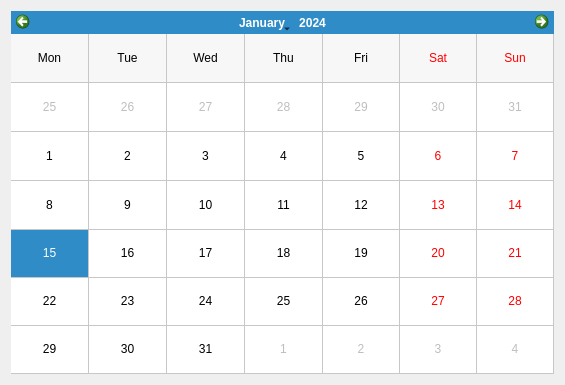
<?xml version="1.0" encoding="UTF-8"?>
<ui version="4.0">
 <class>CalendarWidget</class>
 <widget class="QWidget" name="CalendarWidget">
  <property name="geometry">
   <rect>
    <x>0</x>
    <y>0</y>
    <width>565</width>
    <height>385</height>
   </rect>
  </property>
  <property name="windowTitle">
   <string>달력</string>
  </property>
  <layout class="QGridLayout" name="gridLayout">
   <item row="0" column="0">
    <widget class="QCalendarWidget" name="cld_Data">
     <property name="gridVisible">
      <bool>true</bool>
     </property>
     <property name="horizontalHeaderFormat">
      <enum>QCalendarWidget::ShortDayNames</enum>
     </property>
     <property name="verticalHeaderFormat">
      <enum>QCalendarWidget::NoVerticalHeader</enum>
     </property>
     <property name="navigationBarVisible">
      <bool>true</bool>
     </property>
     <property name="dateEditEnabled">
      <bool>true</bool>
     </property>
    </widget>
   </item>
  </layout>
 </widget>
 <resources/>
 <connections/>
</ui>
